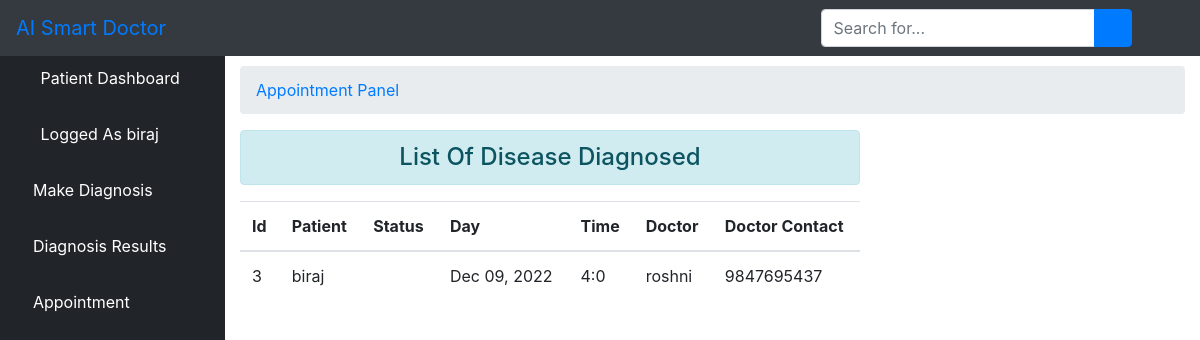
Screenshot of /ment/ (signed in) with the database file from the repository.
### core/models.py (models this page shows, shortened)
class User(AbstractUser):
    is_patient = models.BooleanField(default=False)
    is_doctor = models.BooleanField(default=False)
    phonenumber = models.CharField(max_length=200,null=True)

class Ment(models.Model):
    approved = models.BooleanField(default=False)
    time = models.CharField(max_length=200, null=True)
    patient = models.ForeignKey(User, related_name="pat", on_delete= models.CASCADE)
    doctor = models.ForeignKey(User, related_name="dor", on_delete= models.CASCADE, null=True)
    ment_day = models.DateTimeField(null=True)
    medical = models.ForeignKey(Medical, related_name="medical", on_delete= models.CASCADE, null=True)
    created_on = models.DateTimeField(auto_now_add=True)

### core/views.py (the view)
# urls.py: path('ment/', views.patient_ment, name='ment_list'),
def patient_ment(request):
	user_id = request.user.id
	appointment = Ment.objects.all().filter(patient_id=user_id)
	context = {'ment':appointment, 'status':'1'}
	return render(request, 'patient/ment.html', context)

### core/templates/patient/ment.html (shortened to what this page needs)
{% extends 'patient/base.html' %}
{% block body %}
 <div id="content-wrapper">
        <div class="container-fluid">
            <ol class="breadcrumb">
                <li class="breadcrumb-item">
                    <a href="">Appointment Panel</a>
                </li>
            </ol>
            <div class="row">
            <div class="col-sm-8">
                <h4 class="text-center alert alert-info">List Of Disease Diagnosed</h4>
                <table class="table table-hover">
                    <thead>
                        <tr>
                            <th scope="col">Id</th>
                            <th scope="col">Patient</th>
                            <th scope="col">Status</th>
                            <th scope="col">Day</th>
                            <th scope="col">Time</th>
                            <th scope="col">Doctor</th>
                            <th scope="col">Doctor Contact</th>
                        </tr>
                    </thead>
                    <tbody>
                        {% for d in ment %}
                        <tr>
                            <td>{{ d.id }}</td>
                            <td>{{ d.patient.username }}</td>
                            {% if d.approved == False %}
                            <td>Pending</td>
                            {% else %}
                            <td>{{ d.medicine }}</td>
                            {% endif %}
                            {% if d.ment_day == None %}
                            <td>Not Set</td>
                            {% else %}
                            <td>{{ d.ment_day|date:"M d, Y" }}</td>
                            {% endif %}
                            {% if d.time == None %}
                            <td>Not Set</td>
                            {% else %}
                            <td>{{ d.time }}</td>
                            {% endif %}
                            {% if d.doctor.username == Null %}
                            <td>None</td>
                            {% else %}
                            <td>{{ d.doctor.username }}</td>
                            {% endif %}
                            {% if d.doctor.phonenumber == Null %}
                            <td>None</td>
                            {% else %}
                            <td>{{ d.doctor.phonenumber }}</td>
                            {% endif %}
                        </tr>
                        {% endfor %}
                    </tbody>
                </table>
            </div>
            </div>
        </div>
        </div>
{% endblock %}

### core/templates/patient/base.html (shortened to what this page needs)
{% load static %}
<!DOCTYPE html>
<html>
<head>
    <link rel="stylesheet" href="{% static 'core/css/bootstrap/four/bootstrap.css' %}">
    <link href="{% static 'core/css/sb-admin.css' %}" rel="stylesheet">
    <link href="{% static 'core/css/fontawesome-free/css/all.min.css' %}" rel="stylesheet" type="text/css">
</head>
<body id="page-top">
<nav class="navbar navbar-expand navbar-dark bg-dark fixed-top">
    <a class="navbar-brand mr-1 text-primary" href="">AI Smart Doctor</a>
    <button class="btn btn-link btn-sm text-white order-1 order-sm-0" id="sidebarToggle" href="#">
        <i class="fas fa-bars"></i>
    </button>
    <form class="d-none d-md-inline-block form-inline ml-auto mr-0 mr-md-3 my-2 my-md-0">
        <div class="input-group">
            <input type="text" class="form-control" placeholder="Search for..." aria-label="Search" aria-describedby="basic-addon2">
            <div class="input-group-append">
                <button class="btn btn-primary" type="button">
                    <i class="fas fa-search"></i>
                </button>
            </div>
        </div>
    </form>
    <ul class="navbar-nav ml-auto ml-md-0">
        <li class="nav-item dropdown no-arrow">
            <a class="nav-link dropdown-toggle" href="#" id="userDropdown" role="button" data-toggle="dropdown" aria-haspopup="true" aria-expanded="false">
                <i class="fas fa-user-circle fa-fw text-primary"></i>
            </a>
        </li>
    </ul>
</nav>
<div id="wrapper" style="padding-top: 50px">
<ul class="sidebar navbar-nav">
    <li class="nav-item active">
        <a class="nav-link" href="{% url 'patient' %}">
            <i class="fas fa-fw fa-tachometer-alt"></i>
            <span>Patient Dashboard</span>
        </a>
    </li>
    <li class="nav-item active">
        <a class="nav-link" href="">
            <i class="fas fa-user-circle fa-fw text-primary"></i>
            <span>Logged As {{ user.username }}</span>
        </a>
    </li>
    {% if status == '1' %}
     <li class="nav-item">
        <a class="nav-link" href="{% url 'diagnosis' %}">
            <i class="fas fa-microscope text-primary"></i>
            <span style="color: white">Make Diagnosis</span>
        </a>
    </li>
    <li class="nav-item">
        <a class="nav-link" href="{% url 'result' %}">
            <i class="fas fa-pager text-primary"></i>
            <span style="color: white">Diagnosis Results</span>
        </a>
    </li>
    <li class="nav-item">
        <a class="nav-link" href="{% url 'ment_list' %}">
            <i class="fas fa-calendar text-primary"></i>
            <span style="color: white">Appointment</span>
        </a>
    </li>
    {% endif %}
</ul>
    {% block body %}{% endblock %}
</div>

### rows the page displays
User: username "biraj"
Ment: id "3", patient.username "biraj", ment_day "Dec 09, 2022", time "4:0", doctor.username "roshni", doctor.phonenumber "9847695437"
